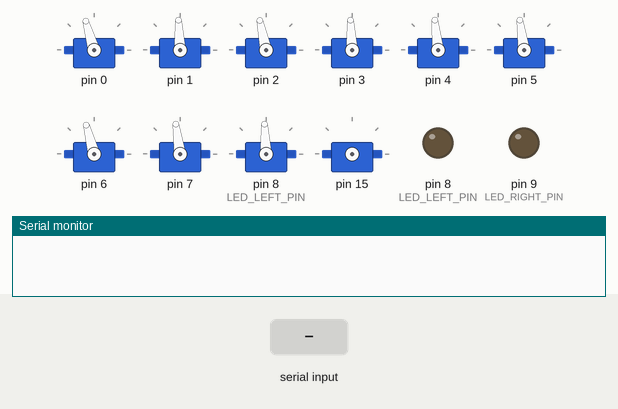
The sketch below on a simulated Arduino Uno, built with avr-gcc and run on an emulated ATmega328P. Parts: 10 × servo, output pins drawn as LEDs (lit = HIGH), the last lines printed to the serial monitor. Wiring (inferred from the names in the program): PCA9685 PWM driver at I2C address 0x40. The inputs (shaded band) are chosen by the test bench. Servo pulses on a pin are drawn as a servo (544–2400 µs = 0–180°).

Above: at 2.2 s.
2.3 s: "a" received over Serial
At 3.5 s:
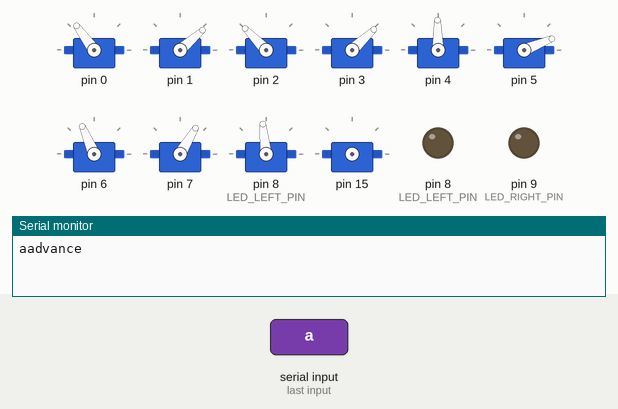
3.8 s: "r" received over Serial
At 4.7 s:
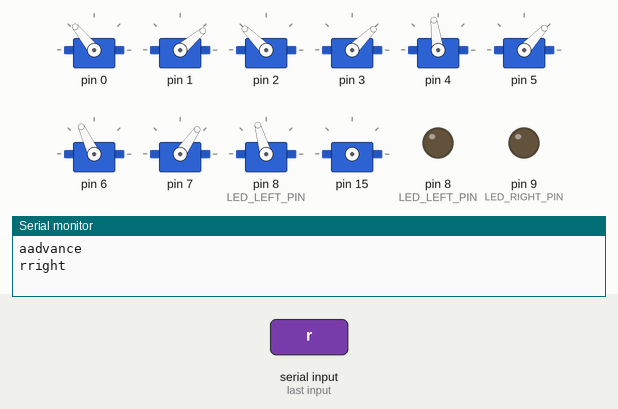
5.3 s: "f" received over Serial
At 5.9 s:
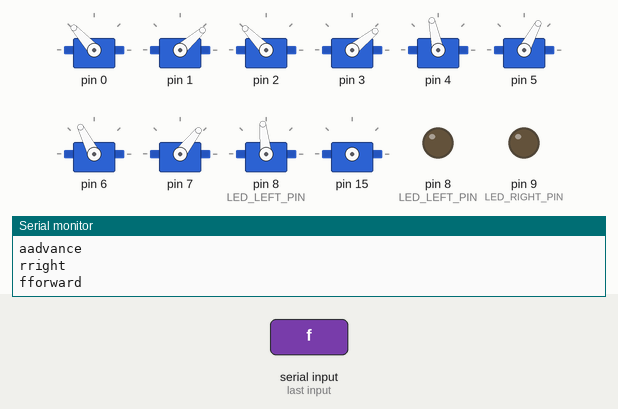
6.8 s: "l" received over Serial
At 8.0 s:
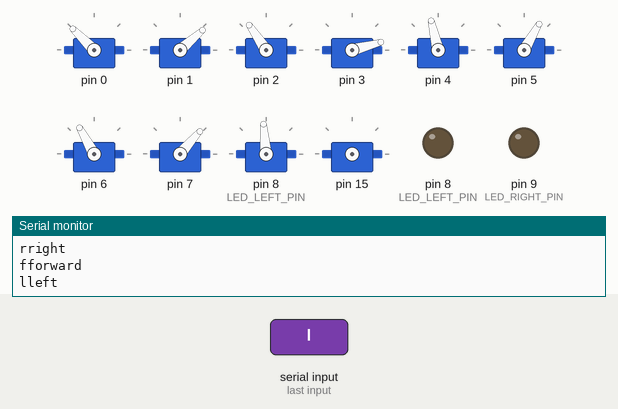
8.3 s: "s" received over Serial
At 9.3 s:
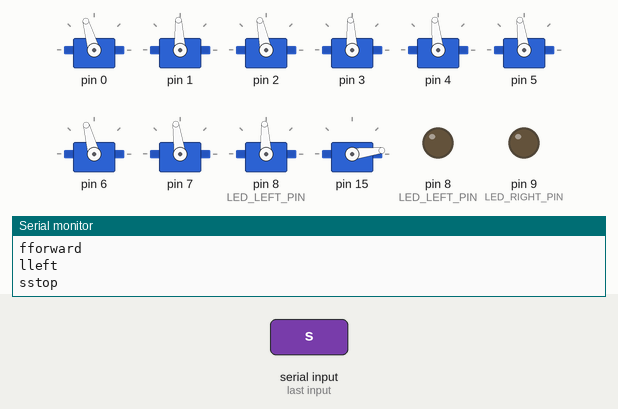
9.8 s: "b" received over Serial
At 10.5 s:
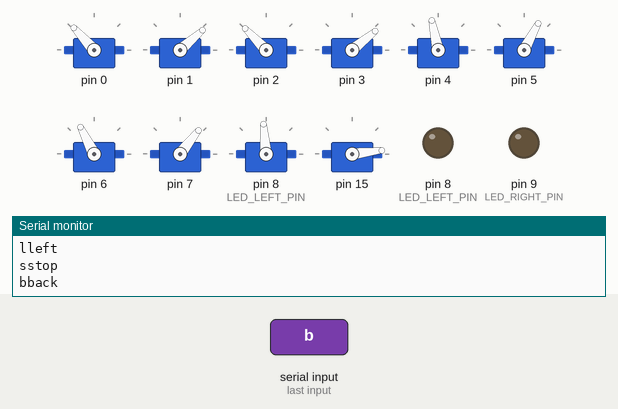
Timing chart, 0 to 12.3 s (numbered marks = the images above; inputs shaded):
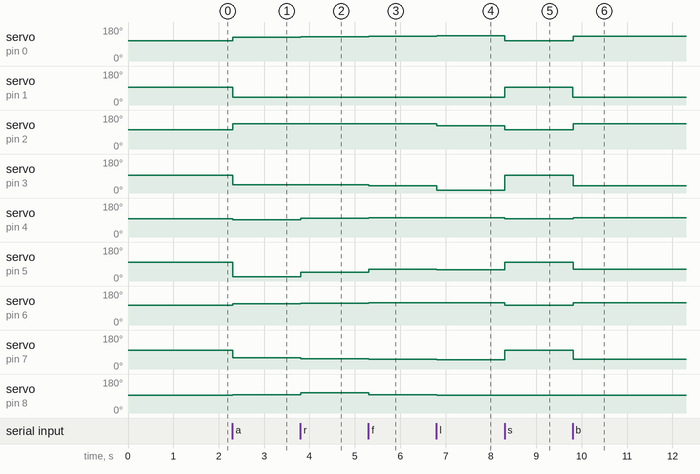

Measured:
- after the input at 2.3 s, servo on pin 0: 106° → 126° at once; servo on pin 1: 93° → 41° at once; servo on pin 2: 102° → 134° at once; servo on pin 3: 93° → 43° at once; servo on pin 4: 96° → 91° at once
- after the input at 3.8 s, servo on pin 0: 126° → 129° at once; servo on pin 1: 41° → 40° at once; servo on pin 2: 134° → 135° at once; servo on pin 3: 43° → 44° at once; servo on pin 4: 91° → 98° at once
- after the input at 5.3 s, servo on pin 0: 129° → 132° at once; servo on pin 1: 40° → 41° at once; servo on pin 2: 135° → 134° at once; servo on pin 3: 44° → 39° at once; servo on pin 4: 98° → 102° at once
- after the input at 6.8 s, servo on pin 0: 132° → 135° at once; servo on pin 2: 134° → 124° at once; servo on pin 3: 39° → 15° at once; servo on pin 4: 102° → 103° at once; servo on pin 5: 62° → 60° at once
- after the input at 8.3 s, servo on pin 0: 135° → 106° at once; servo on pin 1: 41° → 93° at once; servo on pin 2: 124° → 102° at once; servo on pin 3: 15° → 93° at once; servo on pin 4: 103° → 96° at once
- after the input at 9.8 s, servo on pin 0: 106° → 132° at once; servo on pin 1: 93° → 41° at once; servo on pin 2: 102° → 134° at once; servo on pin 3: 93° → 39° at once; servo on pin 4: 96° → 102° at once

The sketch:

robotra2017.ino
```cpp
/*
  課題
  ・バックの時の動作の改善。
*/

//＊＊＊AE-PCA9685でサーボ動かす用＊＊＊//
#include <Wire.h>
#include <math.h>
#include "PCA9685.h" //PCA9685用ヘッダーファイル（秋月電子通商作成）
PCA9685 pwm = PCA9685(0x40);    //PCA9685のアドレス指定（AE-PCA9685一枚なのでこれでOK)
char dat[10];
int count = 0;
int cmd = 0;
String cmd_dat = "none";
#define SERVOMIN 150            //最小パルス幅 (SG92Rサーボパルスにあわせて設定)
#define SERVOMAX 600            //最大パルス幅 (SG92Rサーボパルスに設定)
#define ServoDelay 10            //現在角度からターゲット角度へ移行する間にかけるディレイ時間
#define LED_LEFT_PIN 8          //左目
#define LED_RIGHT_PIN 9         //右目

//以下ENUMに変える
#define ADVANCE 1111
#define RIGHT 2222
#define LEFT 3333
#define STOP 4444
#define BACK 5555
#define LED_ON 6666
#define LED_OFF 7777
#define FORWARD 8888
#define NONE 9999

#define DEBUG

static double theta0_rad;
static double theta1_rad;
static double theta2_rad;
static double theta3_rad;
static double theta4_rad;
static double theta5_rad;
static double theta6_rad;
static double theta7_rad;
static double theta0_deg = 135;
static double theta1_deg = 135;
static double theta2_deg = 135;
static double theta3_deg = 135;
static double theta4_deg = 135;
static double theta5_deg = 135;
static double theta6_deg = 135;
static double theta7_deg = 135;
static double theta8_deg = 135; //背骨のサーボ。方向転換用のやつ。

  //中心を135度としたときの各サーボの角度の補正値。
const double theta0_cor_deg = 16.;
const double theta1_cor_deg = -4.;
const double theta2_cor_deg = 10.;
const double theta3_cor_deg = -4.;
const double theta4_cor_deg = 0.;
const double theta5_cor_deg = 0.;
const double theta6_cor_deg = 14.;
const double theta7_cor_deg = 4.;
const double theta8_cor_deg = 0.;

  //足先の座標を格納する変数。x0とy0で一組という感じ。念のための初期値が入ってる。
static double x0 = 1.8;
static double x1 = 1.8;
static double x2 = 1.8;
static double x3 = 1.8;
static double y0 = 0.0;
static double y1 = 0.0;
static double y2 = 0.0;
static double y3 = 0.0;

static double phi0 = 0. / 6 * M_PI; //楕円の軌跡を描くためのパラメータ。ch0,1　左前
static double phi1 = 2. / 6 * M_PI; //10./6　昔の値 ch2,3　左後ろ
static double phi2 = 6. / 6 * M_PI; //1.　昔の値 ch4,5　右前
static double phi3 = 10. / 6 * M_PI; //2./6　昔の値 ch6,7　右後ろ
static double direction = 1.;//進む方向。1なら前、-1なら後ろに進む。
const double major = 0.5;//楕円の長軸。歩幅のストロークになる。y
const double minor = 0.5;//楕円の短軸。足を前に戻すときの高さに関係。x
const double resolution = 30.0;//モーションの分解能。20~30くらいがちょうどいい？

void servo_write(int ch, int ang) { //動かすサーボチャンネルと角度を指定
  ang = map(ang, 0, 270, SERVOMIN, SERVOMAX); //角度（0～180）をPWMのパルス幅（150～600）に変換
  pwm.setPWM(ch, 0, ang);
  //  delay(1);//無くてよい
}

void servo_move(double direction,double theta8_deg){
  phi0 = FluctuationPhase(phi0, resolution, direction);
  phi1 = FluctuationPhase(phi1, resolution, direction);
  phi2 = FluctuationPhase(phi2, resolution, direction);
  phi3 = FluctuationPhase(phi3, resolution, direction);

  const double xline_phi = 0.1;//楕円軌道に乗らずxの値が一定値にさせるために、x座標の値を頭打ちにさせる変数。
  const double x_walk_hight = 1.2;
  const double y_refer = 0.2;
  if (cos(phi0) >= xline_phi) {
    x0 = x_walk_hight;
  } else {
    x0 = x_walk_hight + minor * cos(phi0);
  }
  y0 = major * sin(phi0) - y_refer;

  if (cos(phi1) >= xline_phi) {
    x1 = x_walk_hight;
  } else {
    x1 = x_walk_hight + minor * cos(phi1);
  }
  y1 = major * sin(phi1) - y_refer;

  if (cos(phi2) >= xline_phi) {
    x2 = x_walk_hight;
  } else {
    x2 = x_walk_hight + minor * cos(phi2);
  }
  y2 = major * sin(phi2) - y_refer;

  if (cos(phi3) >= xline_phi) {
    x3 = x_walk_hight;
  } else {
    x3 = x_walk_hight + minor * cos(phi3);
  }
  y3 = major * sin(phi3) - y_refer;

  InKine(x0, y0, &theta0_deg, &theta1_deg);
  InKine(x1, y1, &theta2_deg, &theta3_deg);
  InKine(x2, y2, &theta4_deg, &theta5_deg);
  InKine(x3, y3, &theta6_deg, &theta7_deg);

  servo_output(theta0_deg + theta0_cor_deg, theta1_deg + theta1_cor_deg,
   theta2_deg + theta2_cor_deg, theta3_deg + theta3_cor_deg,
   theta4_deg + theta4_cor_deg, theta5_deg + theta5_cor_deg,
   theta6_deg + theta6_cor_deg, theta7_deg + theta7_cor_deg,
   theta8_deg + theta8_cor_deg);
}

double FluctuationPhase(double phi, double reso, double dire) {
  //direは1.だと前、-1.だと後ろに進む。
  //本当はdireで条件分岐させる形にはしたくないんだけどな・・・。なんか変えられそうだけど。
  if (dire >= 1.) {
    if (phi >= 1. / 2 * M_PI && phi < 3. / 2 * M_PI) {
      phi = phi + 2.0 * M_PI / reso * 3.;
    } else if ((phi < 2.0 * M_PI && phi >= 3. / 2 * M_PI) || phi < 1. / 2 * M_PI) {
      phi = phi + 2.0 * M_PI / reso;
    } else if (phi >= 2.0 * M_PI) {
      phi = 0;
    }
  } else if (dire <= -1.) {
    if (phi >= 1. / 2 * M_PI && (phi > 0. && phi < 3. / 2 * M_PI)) {
      phi = phi - 2.0 * M_PI / reso * 3.;
    } else if ((phi <= 2.0 * M_PI && phi >= 3. / 2 * M_PI) || (phi > 0. && phi < 1. / 2 * M_PI)) {
      phi = phi - 2.0 * M_PI / reso;
    } else if (phi <= 0.) {
      phi = 2.0 * M_PI;
    }
  }
  return phi;
}

void InKine(double cox, double coy, double *angle0_deg, double *angle1_deg) {
  //cox,coyはcoordinate x,yの略。
  double length1 = 1.0;//length1,2は足の長さ.length1はtheta1が付け根。
  double length2 = 0.5;//length2はtheta2が付け根。
  double root_x2_y2 = sqrt(cox * cox + coy * coy);
  double angle0_rad = atan(coy / cox) + acos((-(length2 * length2) + (length1 * length1) + root_x2_y2) / (2 * length1 * root_x2_y2));
  double angle1_rad = M_PI - acos((-(cox * cox + coy * coy) + (length2 * length2) + (length1 * length1)) / (2 * length1 * length2));
  //            Serial.println(coy);
  *angle0_deg = angle0_rad * 180.0 / M_PI + 135;
  *angle1_deg = -angle1_rad * 180.0 / M_PI + 135;
}

//サーボにまとめて角度を指定する関数。サーボの数だけ入力を増やすこと。
//左右のサーボで正の方向が逆なので注意すること。（180-〇はその理由のため）
//ちなみに、入力の値はすべてのサーボが右側にあると仮定した状態での計算結果。
void servo_output(double t0, double t1, double t2, double t3, double t4, double t5, double t6, double t7, double t8) { //サーボに実際に角度を指定する関数。
  servo_write(1, (int)t1); //先に足先のサーボの方に命令が行くように順番を並べ替えた。
  servo_write(0, (int)t0);
  servo_write(3, (int)t3);
  servo_write(2, (int)t2);
  servo_write(5, (int)t5);
  servo_write(4, (int)t4);
  servo_write(7, (int)t7);
  servo_write(6, (int)t6);
  servo_write(8, (int)t8);
}

void ServoAngle(int angle) {
  servo_write(0, angle);
  delay(ServoDelay);//必ず一つのサーボを動かしたらdelay(~)を入れる！
  servo_write(1, angle);
  delay(ServoDelay);//必ず一つのサーボを動かしたらdelay(~)を入れる！
  servo_write(2, angle);
  delay(ServoDelay);//必ず一つのサーボを動かしたらdelay(~)を入れる！
  servo_write(3, angle);
  delay(ServoDelay);//必ず一つのサーボを動かしたらdelay(~)を入れる！
  servo_write(4, angle);
  delay(ServoDelay);//必ず一つのサーボを動かしたらdelay(~)を入れる！
  servo_write(5, angle);
  delay(ServoDelay);//必ず一つのサーボを動かしたらdelay(~)を入れる！
  servo_write(6, angle);
  delay(ServoDelay);//必ず一つのサーボを動かしたらdelay(~)を入れる！
  servo_write(7, angle);
  delay(ServoDelay);//必ず一つのサーボを動かしたらdelay(~)を入れる！
  servo_write(8, angle);
  delay(ServoDelay);//必ず一つのサーボを動かしたらdelay(~)を入れる！
  servo_write(9, angle);
  delay(ServoDelay);//必ず一つのサーボを動かしたらdelay(~)を入れる！
  servo_write(10, angle);
  delay(ServoDelay);//必ず一つのサーボを動かしたらdelay(~)を入れる！
  servo_write(11, angle);
  delay(ServoDelay);//必ず一つのサーボを動かしたらdelay(~)を入れる！
  servo_write(12, angle);
  delay(ServoDelay);//必ず一つのサーボを動かしたらdelay(~)を入れる！
}


void setup()
{  //サーボ用セットアップ ※A4ピンをSDA,A5ピンをSCLに使います
  pwm.begin();                   //初期設定 (アドレス0x40用)
  pwm.setPWMFreq(60);            //PWM周期を60Hzに設定 (アドレス0x40用)
  Serial.begin(9600);
  pinMode(LED_LEFT_PIN, OUTPUT);
  pinMode(LED_RIGHT_PIN, OUTPUT);
  servo_write(0, 135 + 16); //基準は135。そこから補正。
  servo_write(1, 135 - 4);
  servo_write(2, 135 + 10);
  servo_write(3, 135 - 4);
  servo_write(4, 135 + 0);
  servo_write(5, 135 + 4);
  servo_write(6, 135 + 14);
  servo_write(7, 135 + 4);//こいつだけ未調整．
  servo_write(8, 135 - 4);
  delay(1000);
}

void loop() {
  int serial_input = Serial.read();
  if (serial_input == -1) {
  	return;
  }
  char input_char = (char)serial_input;
  Serial.write(input_char);

  switch (input_char) { //引数は、inputchar
    case 'a'://advance.前進。
    direction = 1.;
    servo_move(direction,theta8_deg);
#ifdef DEBUG
    Serial.println("advance");
#endif
    break;
    case 'r'://right.右を向く。
    theta8_deg=150.;
    if (theta8_deg>150)
    {
      theta8_deg=150;
    }
    servo_move(direction,theta8_deg);
#ifdef DEBUG
    Serial.println("right");
#endif
    break;
    case 'f'://forward.前を向く。
     theta8_deg = 135.;
    servo_move(direction,theta8_deg);
#ifdef DEBUG
    Serial.println("forward");
#endif
    break;
    case 'l'://left.左を向く。
     theta8_deg--;
     if (theta8_deg<95)
     {
       theta8_deg=95;
     }
    servo_move(direction,theta8_deg);
#ifdef DEBUG
    Serial.println("left");
#endif
    break;
    case 'b'://back.後進。
    direction = -1.;
    servo_move(direction,theta8_deg);
#ifdef DEBUG
    Serial.println("back");
#endif
    break;
    case 's'://stop.待て。
    servo_write(0, 135 + 16); //基準は135。そこから補正。
    servo_write(1, 135 - 4);
    servo_write(2, 135 + 10);
    servo_write(3, 135 - 4);
    servo_write(4, 135 + 0);
    servo_write(5, 135 + 4);
    servo_write(6, 135 + 14);
    servo_write(7, 135 + 4);//こいつだけ未調整．
    servo_write(8, 135 - 4);
    servo_write(15, 0);

#ifdef DEBUG
    Serial.println("stop");
#endif
    break;
    case 'o'://LED点灯
    digitalWrite(LED_RIGHT_PIN, HIGH);
    digitalWrite(LED_LEFT_PIN, HIGH);
#ifdef DEBUG
    Serial.println("led_on");
#endif
    break;
    case 'd'://LED消灯
    digitalWrite(LED_RIGHT_PIN, LOW);
    digitalWrite(LED_LEFT_PIN, LOW);
#ifdef DEBUG
    Serial.println("led_off");
#endif
    break;
    case 'u'://下向く
     servo_write(15, 45);
#ifdef DEBUG
    Serial.println("look down");
#endif
    break;
    case 't'://上向く
     servo_write(15, 0);
#ifdef DEBUG
    Serial.println("look up");
#endif
    break;
    default://シリアルが上記以外の時何もしない
    break;
  }

}
```

PCA9685.cpp
```cpp
#include <Wire.h>
#include "PCA9685.h"
#if defined(ARDUINO_SAM_DUE)
 #define WIRE Wire1
#else
 #define WIRE Wire
#endif


PCA9685::PCA9685(uint8_t addr) {
  i2c_addr = addr;
}

void PCA9685::begin(void) {
 WIRE.begin();
 reset();
}

void PCA9685::reset(void) {
 write8(PCA9685_MODE1, 0x0);
}

void PCA9685::setPWMFreq(float freq) {
  float prescaleval = 25000000;
  prescaleval /= 4096;
  prescaleval /= freq;
  prescaleval -= 1;
  uint8_t prescale = floor(prescaleval + 0.5);

  uint8_t oldreg = read8(PCA9685_MODE1);
  uint8_t newreg = (oldreg&0x7F) | 0x10; // sleep
  write8(PCA9685_MODE1, newreg); // go to sleep
  write8(PCA9685_PRESCALE, prescale); // set the prescaler
  write8(PCA9685_MODE1, oldreg);
  delay(5);
  write8(PCA9685_MODE1, oldreg | 0xa1);  //  This sets the MODE1 register to turn on auto increment.
}

void PCA9685::setPWM(uint8_t num, uint16_t on, uint16_t off) {
  //Serial.print("Setting PWM "); Serial.print(num); Serial.print(": "); Serial.print(on); Serial.print("->"); Serial.println(off);

  WIRE.beginTransmission(i2c_addr);
  WIRE.write(LED0_ON_L+4*num);
  WIRE.write(on);
  WIRE.write(on>>8);
  WIRE.write(off);
  WIRE.write(off>>8);
  WIRE.endTransmission();
}

void PCA9685::write8(uint8_t addr, uint8_t d) {
  WIRE.beginTransmission(i2c_addr);
  WIRE.write(addr);
  WIRE.write(d);
  WIRE.endTransmission();
}

uint8_t PCA9685::read8(uint8_t addr) {
  WIRE.beginTransmission(i2c_addr);
  WIRE.write(addr);
  WIRE.endTransmission();

  WIRE.requestFrom((uint8_t)i2c_addr, (uint8_t)1);
  return WIRE.read();
}
```

PCA9685.h
```cpp
#ifndef _PCA9685_H
#define _PCA9685_H

#if ARDUINO >= 100
 #include "Arduino.h"
#else
 #include "WProgram.h"
#endif


#define PCA9685_SUBADR1 0x2
#define PCA9685_SUBADR2 0x3
#define PCA9685_SUBADR3 0x4

#define PCA9685_MODE1 0x0
#define PCA9685_PRESCALE 0xFE

#define LED0_ON_L 0x6
#define LED0_ON_H 0x7
#define LED0_OFF_L 0x8
#define LED0_OFF_H 0x9

#define ALLLED_ON_L 0xFA
#define ALLLED_ON_H 0xFB
#define ALLLED_OFF_L 0xFC
#define ALLLED_OFF_H 0xFD


class PCA9685 {
 public:
  PCA9685(uint8_t addr = 0x40);
  void begin(void);
  void reset(void);
  void setPWMFreq(float freq);
  void setPWM(uint8_t num, uint16_t on, uint16_t off);
  void setPin(uint8_t num, uint16_t val, bool invert=false);

 private:
  uint8_t i2c_addr;

  uint8_t read8(uint8_t addr);
  void write8(uint8_t addr, uint8_t d);
};

#endif
```
